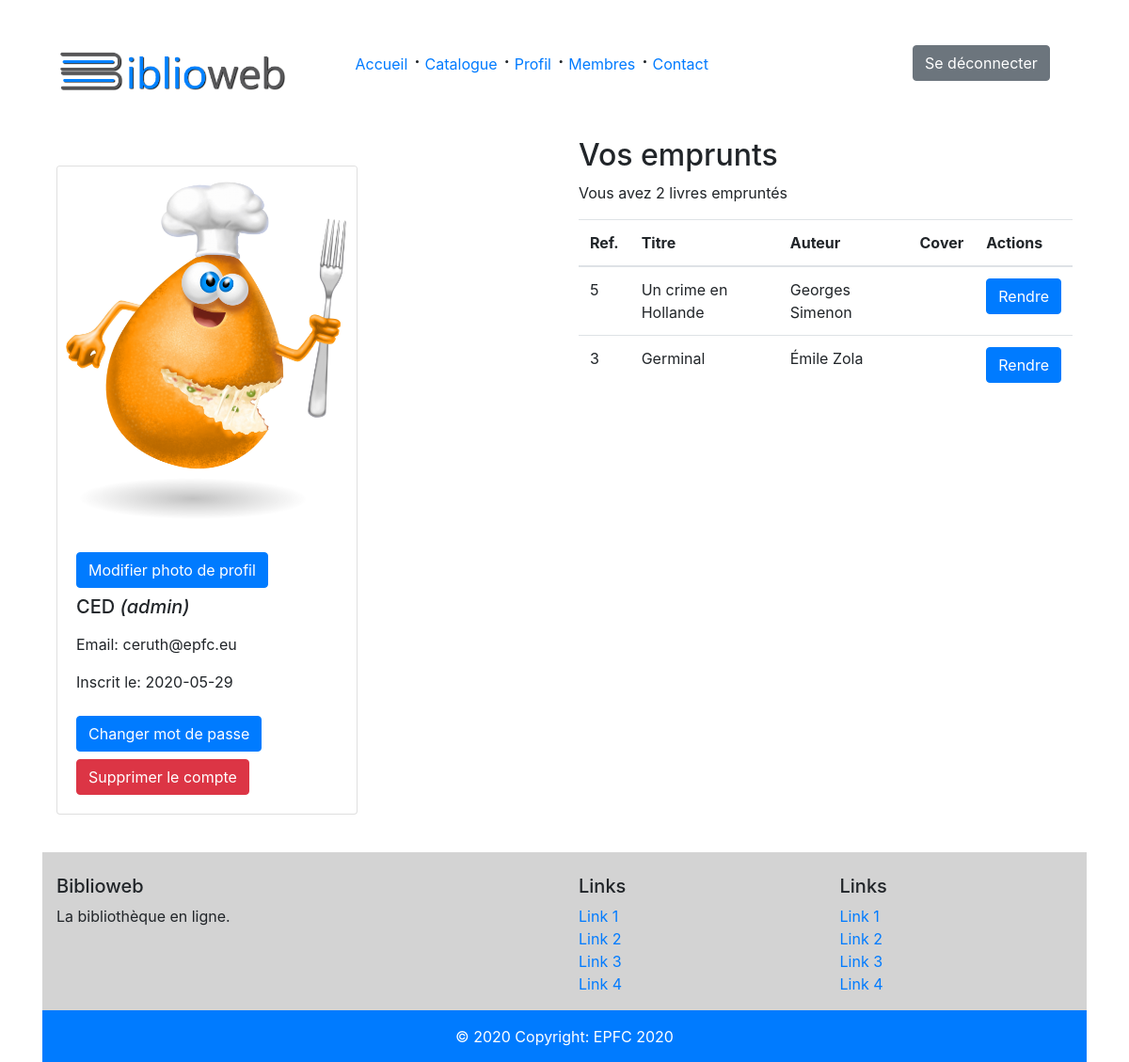
The page /profil.php (signed in) on the database its author committed.
### tables this page shows
CREATE TABLE `users` (
  `id` int(10) UNSIGNED NOT NULL,
  `login` varchar(30) NOT NULL DEFAULT '',
  `email` varchar(255) NOT NULL,
  `status` varchar(60) NOT NULL DEFAULT '',
  `password` varchar(100) DEFAULT NULL,
  `nb_loans` smallint(5) UNSIGNED NOT NULL DEFAULT '0' COMMENT 'Nombre total des emprunts',
  `created_at` datetime NOT NULL DEFAULT CURRENT_TIMESTAMP,
  `image` varchar(255) DEFAULT NULL,
  `updated_at` datetime DEFAULT NULL
);

CREATE TABLE `loans` (
  `id` int(10) UNSIGNED NOT NULL,
  `user_id` int(10) UNSIGNED NOT NULL,
  `book_id` int(10) UNSIGNED NOT NULL,
  `return_date` date NOT NULL
);

CREATE TABLE `books` (
  `ref` int(10) UNSIGNED NOT NULL,
  `title` varchar(50) NOT NULL DEFAULT '',
  `author_id` int(10) UNSIGNED NOT NULL,
  `description` text,
  `cover_url` varchar(255) DEFAULT NULL
);

CREATE TABLE `authors` (
  `id` int(10) UNSIGNED NOT NULL,
  `lastname` varchar(30) NOT NULL DEFAULT '',
  `firstname` varchar(30) NOT NULL DEFAULT '',
  `nationality` varchar(30) NOT NULL DEFAULT ''
);

### profil.php (the view, shortened to what this page needs)
<?php
$titleLoans = "";
$buttonNewpic = "block;";
if(isset($_SESSION['image'])){
	$avatar = $_SESSION['image'];
} else {
	$avatar = "pictures/avatar.jpg";
}
$link = mysqli_connect(HOSTNAME,USERNAME,PASSWORD,DATABASE);
if($link) {
	$login = $_SESSION['login'];
	$query = "SELECT * FROM users WHERE login='$login'";
	$result = mysqli_query($link,$query);
	if($result) {
		$user = mysqli_fetch_assoc($result);
	}
	$user['login'] = strtoupper($user['login']);
	$user['created_at'] = substr($user['created_at'],0,10);
}
	$link = mysqli_connect(HOSTNAME,USERNAME,PASSWORD,DATABASE);
	if($link) {
		mysqli_set_charset($link, "utf8");
		$userId = $_SESSION['id'];
		$queryLoans = "SELECT loans.book_id, books.title, authors.lastname, authors.firstname, books.cover_url
						FROM loans, books,authors
						WHERE loans.book_id = books.ref
						AND authors.id = books.author_id
						AND loans.user_id = '$userId';";
		$resultLoansId = mysqli_query($link,$queryLoans);
		if($resultLoansId) {
			$userLoans = mysqli_fetch_all($resultLoansId, MYSQLI_ASSOC);
			$nbOnLoans = 0;
			$titleLoans = "Aucun emprunt";
		if($userLoans != NULL){
			if(isset($nbOnLoans)){
					$nbOnLoans = sizeof($userLoans);
				if($nbOnLoans > 1){
					$titleLoans = "Vos emprunts";
				} elseif($nbOnLoans === 1) {
					$titleLoans = "Votre emprunt";
				}
			}
		}
	}
}
?>
<?php
include 'inc/header.inc.php';
?>
<div class="row">
	<div class="col">
		<div class="card" style="width: 20rem; margin-bottom:40px; margin-top:30px;">
		  <img src="<?= $avatar ?>" class="card-img-top" alt="picture">
			<div class="card-body">
				<a style="<?= $buttonNewpic ?>" href="profil.php?picture"><p class="btn btn-primary mb-2 mt-2" >Modifier photo de profil</p></a>
				<h5 class="card-title"><?= $user['login']; ?> <em>(<?= $user['status']; ?>)</em></h5>
				<p class="card-text">
					<p><span>Email:</span> <?= $user['email']; ?></p>
					<p><span>Inscrit le:</span> <?= $user['created_at']; ?></p>
				</p>
				<form action="<?= $_SERVER['PHP_SELF']; ?>" method="post">
					<button name="btUpdate" class="btn btn-primary mb-2 mt-2">Changer mot de passe</button>
					<button name="btDelete" class="btn btn-danger" onclick="return confirm('Etes-vous sûr de vouloir supprimer votre compte?')">Supprimer le compte</button>
			</form>
		  </div>
		</div>
	</div>
	<div class="col">
		<h2><?= $titleLoans ?></h2>
		<p>Vous avez <?= $nbOnLoans ?> livres empruntés</p>
		<table class="table">
			<thead>
				<tr>
				<th scope="col">Ref.</th>
				<th scope="col">Titre</th>
				<th scope="col">Auteur</th>
				<th scope="col">Cover</th>
				<?php if(isset($_SESSION['login'])) { ?>
				<th scope="col">Actions</th>
				<?php } ?>
				</tr>
			</thead>
			<tbody>
				<?php foreach($userLoans as $loansUser){ ?>
					<tr>
						<td><?= $loansUser['book_id'] ?></td>
						<td><?= $loansUser['title'] ?></td>
						<td><?php echo $loansUser['firstname'].' '. $loansUser['lastname']?></td>
						<td><?= $loansUser['cover_url'] ?></td>
						<td>
							<form action="<?= $_SERVER["PHP_SELF"] ?>" method="post">
								<button name="btReturn" class="btn btn-primary">Rendre</button>
							</form>
						</td>
					</tr>
			<?php } ?>
			</tbody>
		</table>
	</div>
</div>
<?php include 'inc/footer.inc.php'; ?>

### design/style.css (style rules this page uses)
html body { background-color: white !important; }

### rows shown on the page
users: status "admin", email "ceruth@epfc.eu"
loans: book "5", book.title "Un crime en Hollande", authors.firstname "Georges", authors.lastname "Simenon"
loans: book "3", book.title "Germinal", authors.firstname "Émile", authors.lastname "Zola"

### other values the page prints
$user['login'] "CED"
$user['created_at'] "2020-05-29"
$titleLoans "Vos emprunts"
$nbOnLoans "2"
